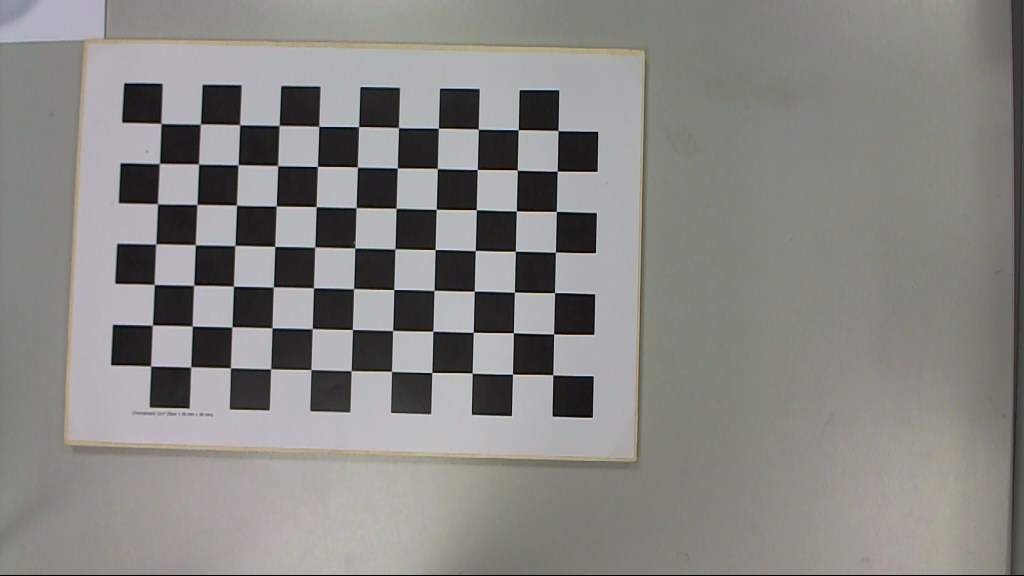
#> input picture Backend/imgs/Im_L_1.png, 1024 x 576 px; its folder holds only this picture in this run
$ python CameraCalibration.py
#> lines starting #> are read from the running program, lines starting #| are printed output that depends on the picture; after the words box and inside, x2 and y2 are one past the last pixel; in counts of white or black regions, pixels touching at a corner belong together; long printed decimals are rounded
import cv2
import numpy as np
import os
import glob

# Defining the dimensions of checkerboard
CHECKERBOARD = (11, 7) # The checkboard is acc 12 x8, idk why this makes it work
criteria = (cv2.TERM_CRITERIA_EPS + cv2.TERM_CRITERIA_MAX_ITER, 30, 0.001)

# Creating vector to store vectors of 3D points for each checkerboard image
objpoints = []
# Creating vector to store vectors of 2D points for each checkerboard image
imgpoints = []

# Defining the world coordinates for 3D points
objp = np.zeros((1, CHECKERBOARD[0] * CHECKERBOARD[1], 3), np.float32)
objp[0, :, :2] = np.mgrid[0:CHECKERBOARD[0], 0:CHECKERBOARD[1]].T.reshape(-1, 2)
prev_img_shape = None

# Extracting path of individual image stored in a given directory
images = glob.glob('./imgs/*.png')
for fname in images:
    img = cv2.imread(fname)
#> img is the input picture: shape (576, 1024, 3); mean B, G, R 131.2, 134.2, 135.4
    gray = cv2.cvtColor(img, cv2.COLOR_BGR2GRAY)
    # Find the chess board corners
    # If desired number of corners are found in the image then ret = true
    ret, corners = cv2.findChessboardCorners(gray, CHECKERBOARD,
                                             cv2.CALIB_CB_ADAPTIVE_THRESH + cv2.CALIB_CB_FAST_CHECK + cv2.CALIB_CB_NORMALIZE_IMAGE)
#> ret = True; corners = 77 rows, first 8: [161.1, 123.5], [200.4, 124], [239.8, 124.9], [279.2, 125.2], [318.8, 126.4], [358.6, 126.6], [398.5, 127.8], [438.4, 128.1]

    """
    If desired number of corner are detected,
    we refine the pixel coordinates and display
    them on the images of checker board
    """
    if ret == True:
        # print("Enough corners found")
        objpoints.append(objp)
        # refining pixel coordinates for given 2d points.
        corners2 = cv2.cornerSubPix(gray, corners, (11, 11), (-1, -1), criteria)
#> corners2 = 77 rows, first 8: [161, 123.4], [200.4, 124], [239.6, 124.7], [279.2, 125.4], [318.7, 126.4], [358.5, 126.6], [398.5, 127.6], [438.4, 128.2]

        imgpoints.append(corners2)

        # Draw and display the corners
        img = cv2.drawChessboardCorners(img, CHECKERBOARD, corners2, ret)
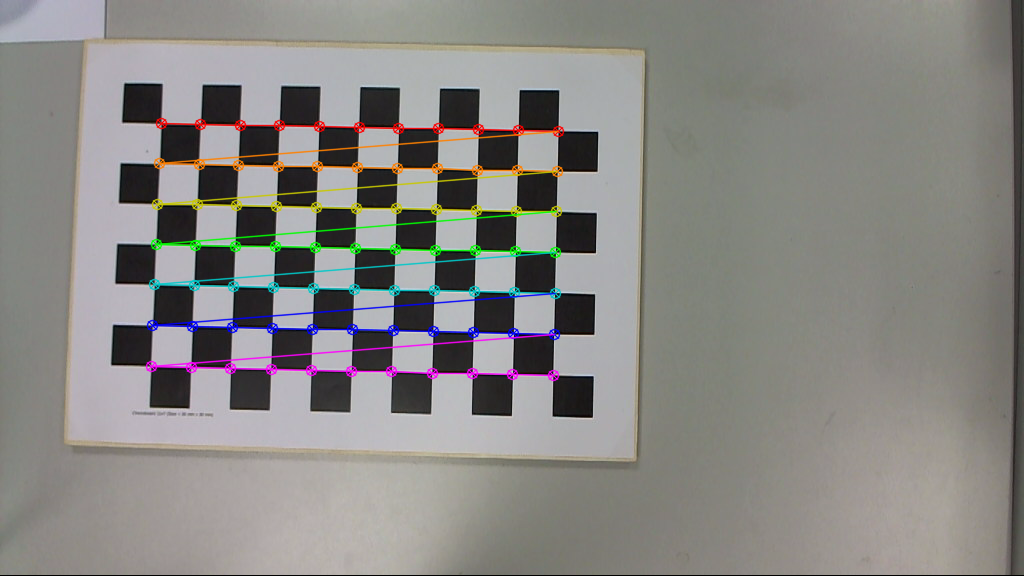
#> img: shape (576, 1024, 3); 3.63% of pixels changed, all inside (x1, y1, x2, y2) = (145, 117, 565, 382)

    cv2.imshow('img', img)
    cv2.waitKey(0) # Press any key to move onto the next image

cv2.destroyAllWindows()

h, w = img.shape[:2]
#> h = 576; w = 1024

"""
Performing camera calibration by
passing the value of known 3D points (objpoints)
and corresponding pixel coordinates of the
detected corners (imgpoints)
"""
ret, mtx, dist, rvecs, tvecs = cv2.calibrateCamera(objpoints, imgpoints, gray.shape[::-1], None, None)
#> ret = 0.147; mtx = [[2133.2, 0, 563], [0, 2183.5, 356], [0, 0, 1]]; dist = [[0.107, -6.61, -0.0084, -0.00621, 49.97]]; rvecs = ([-0.112, 0.0222, 0.0208],); tvecs = ([-10.12, -5.7, 53.75],)

print("Camera matrix : \n")
print(mtx) # Camera internal parameters Matrix
#| [[2.13318609e+03 0.00000000e+00 5.63018623e+02]
#|  [0.00000000e+00 2.18348950e+03 3.55974749e+02]
#|  [0.00000000e+00 0.00000000e+00 1.00000000e+00]]
print("dist : \n")
print(dist) # Distortion coefficients, correct lens imperfections
#| [[ 1.06822908e-01 -6.60509892e+00 -8.39696298e-03 -6.21022457e-03
#|    4.99749423e+01]]
print("rvecs : \n")
print(rvecs) # Rotation vectors
#| (array([[-0.1116],
#|        [ 0.02224  ],
#|        [ 0.02085]]),)
print("tvecs :  \n")

$ run again, on Backend/imgs/Im_L_5.png
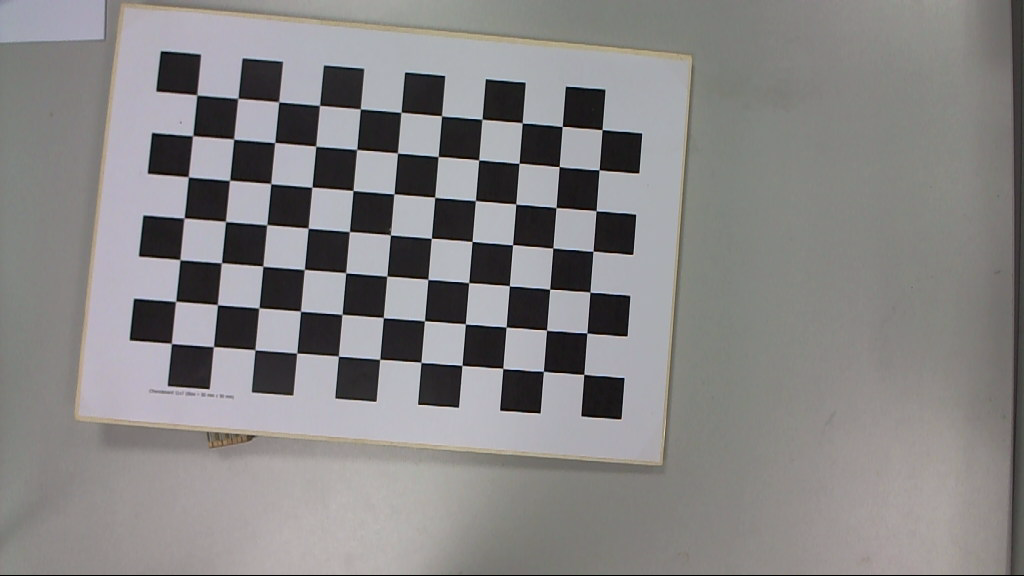
#> input picture Backend/imgs/Im_L_5.png, 1024 x 576 px
#> img is the input picture: shape (576, 1024, 3); mean B, G, R 132.9, 132.9, 134.8
#> `ret, corners = cv2.findChessboardCorners(gray, CHECKERBOARD, cv2.CALIB..`: ret = True; corners = 77 rows, first 8: [197.1, 94.98], [238, 98.03], [278.9, 102], [319.5, 105.3], [360.5, 108.9], [401.1, 112.2], [441.5, 115.7], [482, 119.1]
#> corners2 = 77 rows, first 8: [196.8, 94.91], [237.8, 98.37], [278.7, 101.8], [319.5, 105.4], [360.3, 108.8], [400.9, 112.3], [441.5, 115.8], [481.9, 119.2]
#> `img = cv2.drawChessboardCorners(img, CHECKERBOARD, corners2, ret)`:
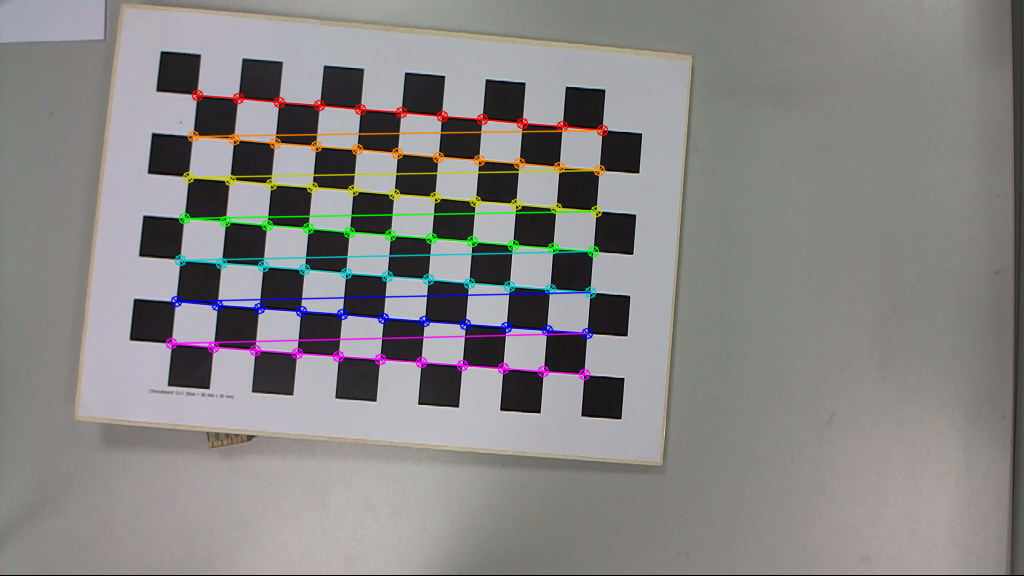
#> img: shape (576, 1024, 3); 3.69% of pixels changed, all inside (x1, y1, x2, y2) = (165, 89, 609, 381)
#> `ret, mtx, dist, rvecs, tvecs = cv2.calibrateCamera(objpoints, imgpoint..`: ret = 0.136; mtx = [[653, 0, 655.7], [0, 669.8, 346.7], [0, 0, 1]]; dist = [[0.0151, -0.0166, -0.00201, -0.000773, -0.00366]]; rvecs = ([-0.0453, -0.0274, 0.0724],); tvecs = ([-11.32, -6.04, 16.19],)
#| [[653.042   0.         655.676]
#|  [  0.         669.827 346.723]
#|  [  0.           0.           1.        ]]
#| [[ 0.0151 -0.01656 -0.002014 -0.0007732 -0.003657]]
#| (array([[-0.04531],
#|        [-0.02744 ],
#|        [ 0.07241]]),)
